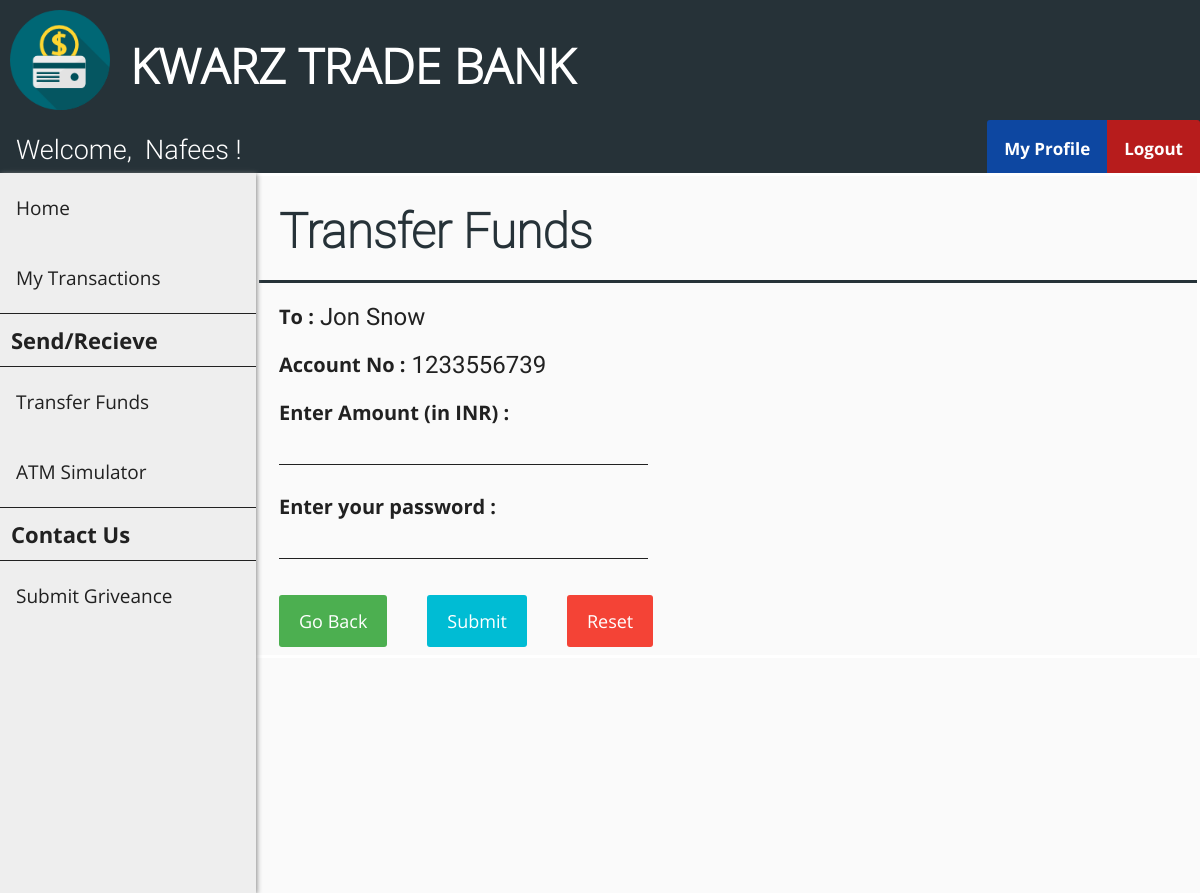
/send_funds.php?cust_id=4 (signed in), run on the app's committed database.
### tables this page shows
CREATE TABLE `customer` (
  `cust_id` int(11) NOT NULL AUTO_INCREMENT,
  `first_name` varchar(30) DEFAULT NULL,
  `last_name` varchar(30) DEFAULT NULL,
  `gender` varchar(10) DEFAULT NULL,
  `dob` date DEFAULT NULL,
  `aadhar_no` int(11) DEFAULT NULL,
  `email` varchar(30) DEFAULT NULL,
  `phone_no` varchar(20) DEFAULT NULL,
  `address` varchar(255) DEFAULT NULL,
  `branch` varchar(30) DEFAULT NULL,
  `account_no` int(11) DEFAULT NULL,
  `pin` int(4) DEFAULT NULL,
  `uname` varchar(30) DEFAULT NULL,
  `pwd` varchar(30) DEFAULT NULL,
  PRIMARY KEY (`cust_id`),
  UNIQUE KEY `aadhar_no` (`aadhar_no`),
  UNIQUE KEY `email` (`email`),
  UNIQUE KEY `phone_no` (`phone_no`),
  UNIQUE KEY `account_no` (`account_no`),
  UNIQUE KEY `uname` (`uname`)
);

### send_funds.php (the view, shortened to what this page needs)
<?php
    include "header.php";
    include "customer_navbar.php";
    include "customer_sidebar.php";
    if (isset($_GET['cust_id'])) {
        $id = $_GET['cust_id'];
    }
    $sql0 = "SELECT * FROM customer WHERE cust_id=".$id;
    $result0 = $conn->query($sql0);
    $row0 = $result0->fetch_assoc();
?>
<!DOCTYPE html>
<html>
<head>
    <link rel="stylesheet" href="customer_add_style.css">
</head>
<body>
    <form class="add_customer_form" action="send_funds_action.php?cust_id=<?php echo $id ?>" method="post">
        <div class="flex-container-form_header">
            <h1 id="form_header">Transfer Funds</h1>
        </div>
        <div class="flex-container">
            <div class=container>
                <label>
                    To : <label id="info_label">
                        <?php echo $row0["first_name"]." ".$row0["last_name"] ?>
                    </label>
                </label>
            </div>
        </div>
        <div class="flex-container">
            <div class=container>
                <label>Account No : <label id="info_label"><?php echo $row0["account_no"] ?></label></label>
            </div>
        </div>
        <div class="flex-container">
            <div class=container>
                <label>Enter Amount (in INR) :</label><br>
                <input name="amt" size="24" type="text" required />
            </div>
        </div>
        <div class="flex-container">
            <div  class=container>
                <label>Enter your password :</b></label><br>
                <input name="password" size="24" type="password" required />
            </div>
        </div>
        <div class="flex-container">
            <div class="container">
                <a href="/beneficiary.php" class="button">Go Back</a>
            </div>
            <div class="container">
                <button type="submit">Submit</button>
            </div>
            <div class="container">
                <button type="reset" class="reset" onclick="return confirmReset();">Reset</button>
            </div>
        </div>
    </form>
</body>
</html>

### customer_navbar.php (shortened to what this page needs)
<?php
    include "connect.php";
    if (isset($_SESSION['loggedIn_cust_id'])) {
        $sql0 = "SELECT * FROM customer WHERE cust_id=".$_SESSION['loggedIn_cust_id'];
        $result = $conn->query($sql0);
        $row = $result->fetch_assoc();
    }
?>
<!DOCTYPE html>
<html>
<head>
    <link rel="stylesheet" href="user_navbar_style.css">
</head>
<body>
    <div class="nav-wrapper">
        <div class="topnav" id="theTopNav">
            <a id="user">Welcome, &nbsp<?php echo $row["first_name"]; ?> !</a>
            <a id="logout" href="/logout_action.php" onclick="return confirm('Are you sure?')">Logout</a>
            <a id="profile" href="/customer_profile.php">My Profile</a>
        </div>
    </div>
</body>
</html>

### header_style.css (style rules this page uses)
body { margin: 0; padding: 0; background-color: #FAFAFA; }
h1 { font-family: OpenSans-Light; color: white; font-size: 3rem; line-height: 3rem; margin-top: calc((1.5rem - 2rem) + 2.5rem); margin-bottom: 1.5rem; }

### user_navbar_style.css (style rules this page uses)
.nav-wrapper { height: 53px; background: #333; }
.nav-wrapper .topnav { background-color: #263238; overflow: hidden; height: 53px; }
.topnav a[id="user"] { float: left; display: block; color: white; text-align: center; padding: 14px 16px; text-decoration: none; font-size: 27px; font-family: Roboto-Light; }
.topnav a[id="profile"] { float: right; display: block; color: white; text-align: center; padding: 17px 17px; text-decoration: none; font-size: 17px; font-family: OpenSans-Bold; background-color: #0D47A1; border-top-left-radius: 3px; }
.topnav a[id="logout"] { float: right; display: block; color: white; text-align: center; padding: 17px 17px; text-decoration: none; font-size: 17px; font-family: OpenSans-Bold; background-color: #b71c1c; border-top-right-radius: 3px; }

### customer_add_style.css (style rules this page uses)
.flex-container { display: -webkit-flex; display: flex; margin-left: 256px; width: auto; height: auto; -webkit-flex-wrap: wrap; flex-wrap: wrap; background-color: #FAFAFA; }
.flex-container-form_header { display: -webkit-flex; display: flex; margin-left: 256px; width: auto; height: auto; background-color: #FAFAFA; border-bottom: 3px solid #263238; }
h1[id="form_header"] { margin-left: 20px; font-family: Roboto-Thin; color: #263238; }
form { border: 3px solid white; width: inherit; margin-left: 0px; }
label { display: block; float: left; color: #212121; font-family: OpenSans-Bold; font-size: 20px; }
label[id="info_label"] { display: block; float: right; margin-left: 6px; font-family: Roboto-Regular; color: #212121; font-size: 24px; }
input[type=text], input[type=password] { font-family: Roboto-Regular; color: #212121; font-size: 24px; width: auto; margin: 8px 0; padding: 1px 1px; border: 0; border-bottom: 1px solid #212121; box-sizing: border-box; background-color: transparent; }
.container { margin-top: 20px; margin-left: 20px; margin-right: 20px; float: left; display: inline-block; }
button { font-family: OpenSans-Regular; font-size: 18px; background-color: #00BCD4; color: white; padding: 14px 20px; margin: 8px 0; border: none; cursor: pointer; width: 100%; border-radius: 3px; }
.button { background-color: #4CAF50; border: none; color: white; font-family: OpenSans-Regular; font-size: 18px; padding: 14px 20px; margin: 8px 0; text-align: center; text-decoration: none; display: inline-block; border-radius: 3px; cursor: pointer; }
.reset { width: auto; background-color: #f44336; }

### data on the page
customer: first_name "Nafees"
customer: first_name "Jon", last_name "Snow", account_no "1233556739"
